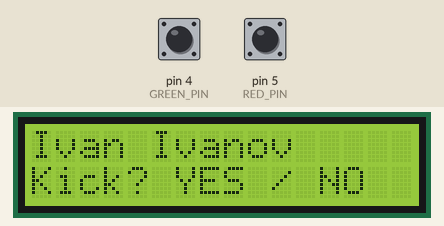
Recording of a sketch running on a simulated Arduino Nano, built with avr-gcc and run on an emulated ATmega328P. Shown: 16×2 character LCD. Inputs (shaded band) come from the test bench; at power-on: pin 4 (GREEN_PIN) HIGH, pin 5 (RED_PIN) HIGH.

Above: at 1.2 s.
1.3 s: pin 4 (GREEN_PIN) pulled LOW for 0.15 s
At 2.6 s:
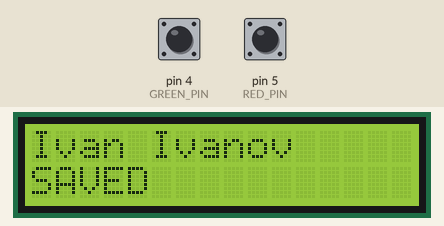
Timing chart, 0 to 4.3 s (numbered marks = the images above; inputs shaded):
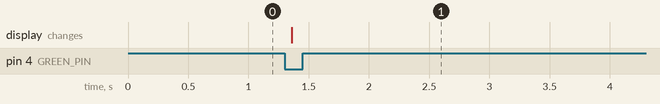

The sketch:

kick_vote.ino
```cpp
// Arduino Nano + LCD1602 I2C (0x27) + two 3-pin button modules
// LCD: SDA A4, SCL A5, VCC 5V, GND GND
// Green button: OUT D4; Red button: OUT D5
// Button modules: VCC 5V, GND GND
// Uses LiquidCrystal_I2C library.

#include <Wire.h>
#include <LiquidCrystal_I2C.h>

const byte GREEN_PIN = 4;  // Save
const byte RED_PIN = 5;    // Kick
const byte PRESSED = LOW;  // Most 3-pin button modules are active LOW
const unsigned long DEBOUNCE_MS = 40;
const unsigned long RESET_HOLD_MS = 2000;

LiquidCrystal_I2C lcd(0x27, 16, 2);

bool decided = false;
bool lastGreen = false;
bool lastRed = false;
unsigned long greenChangedAt = 0;
unsigned long redChangedAt = 0;
bool stableGreen = false;
bool stableRed = false;
unsigned long bothHeldAt = 0;

void showVote() {
  lcd.clear();
  lcd.setCursor(0, 0);
  lcd.print("Ivan Ivanov");
  lcd.setCursor(0, 1);
  lcd.print("Kick? YES / NO");
}

void showResult(bool kicked) {
  lcd.clear();
  lcd.setCursor(0, 0);
  lcd.print("Ivan Ivanov");
  lcd.setCursor(0, 1);
  lcd.print(kicked ? "BALBES" : "SAVED");
  decided = true;
}

void setup() {
  pinMode(GREEN_PIN, INPUT_PULLUP);
  pinMode(RED_PIN, INPUT_PULLUP);
  lcd.init();
  lcd.backlight();
  showVote();
}

void loop() {
  unsigned long now = millis();
  bool green = digitalRead(GREEN_PIN) == PRESSED;
  bool red = digitalRead(RED_PIN) == PRESSED;

  if (green != lastGreen) greenChangedAt = now;
  if (red != lastRed) redChangedAt = now;
  lastGreen = green;
  lastRed = red;

  bool oldGreen = stableGreen;
  bool oldRed = stableRed;
  if (now - greenChangedAt >= DEBOUNCE_MS) stableGreen = green;
  if (now - redChangedAt >= DEBOUNCE_MS) stableRed = red;

  if (decided) {
    if (stableGreen && stableRed) {
      if (bothHeldAt == 0) bothHeldAt = now;
      if (now - bothHeldAt >= RESET_HOLD_MS) {
        decided = false;
        bothHeldAt = 0;
        showVote();
        // Wait for both buttons to be released before accepting a vote.
        while (digitalRead(GREEN_PIN) == PRESSED ||
               digitalRead(RED_PIN) == PRESSED) delay(10);
        stableGreen = stableRed = false;
        lastGreen = lastRed = false;
      }
    } else {
      bothHeldAt = 0;
    }
    return;
  }

  // Ignore simultaneous presses to avoid ambiguous votes.
  if (stableGreen && stableRed) return;
  if (!oldRed && stableRed) showResult(true);
  else if (!oldGreen && stableGreen) showResult(false);
}
```

Measured:
- after the input at 1.3 s, the display: changes after 0.06 s (image 1)
